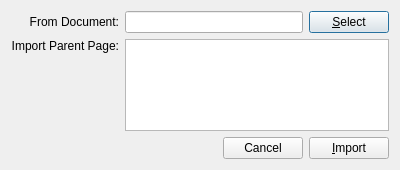
<?xml version="1.0" encoding="UTF-8"?>
<ui version="4.0">
 <class>DialogImportParentPage</class>
 <widget class="QDialog" name="DialogImportParentPage">
  <property name="geometry">
   <rect>
    <x>0</x>
    <y>0</y>
    <width>400</width>
    <height>170</height>
   </rect>
  </property>
  <property name="windowTitle">
   <string>Dialog</string>
  </property>
  <layout class="QGridLayout" name="gridLayout">
   <item row="0" column="2">
    <widget class="QPushButton" name="buttonSelect">
     <property name="text">
      <string>&amp;Select</string>
     </property>
    </widget>
   </item>
   <item row="2" column="0" colspan="2">
    <widget class="QDialogButtonBox" name="buttonBox">
     <property name="orientation">
      <enum>Qt::Horizontal</enum>
     </property>
     <property name="standardButtons">
      <set>QDialogButtonBox::Cancel</set>
     </property>
    </widget>
   </item>
   <item row="2" column="2">
    <widget class="QPushButton" name="buttonImport">
     <property name="text">
      <string>&amp;Import</string>
     </property>
    </widget>
   </item>
   <item row="0" column="1">
    <widget class="QLineEdit" name="textDocument"/>
   </item>
   <item row="0" column="0">
    <widget class="QLabel" name="label">
     <property name="text">
      <string>From Document:</string>
     </property>
     <property name="alignment">
      <set>Qt::AlignRight|Qt::AlignTrailing|Qt::AlignVCenter</set>
     </property>
    </widget>
   </item>
   <item row="1" column="0">
    <widget class="QLabel" name="label_2">
     <property name="text">
      <string>Import Parent Page:</string>
     </property>
     <property name="alignment">
      <set>Qt::AlignRight|Qt::AlignTop|Qt::AlignTrailing</set>
     </property>
    </widget>
   </item>
   <item row="1" column="1" colspan="2">
    <widget class="PageList" name="listParentPage"/>
   </item>
  </layout>
 </widget>
 <customwidgets>
  <customwidget>
   <class>PageList</class>
   <extends>QListWidget</extends>
   <header>pagelist.h</header>
  </customwidget>
 </customwidgets>
 <resources/>
 <connections>
  <connection>
   <sender>buttonImport</sender>
   <signal>pressed()</signal>
   <receiver>DialogImportParentPage</receiver>
   <slot>accept()</slot>
   <hints>
    <hint type="sourcelabel">
     <x>350</x>
     <y>149</y>
    </hint>
    <hint type="destinationlabel">
     <x>157</x>
     <y>274</y>
    </hint>
   </hints>
  </connection>
  <connection>
   <sender>buttonBox</sender>
   <signal>rejected()</signal>
   <receiver>DialogImportParentPage</receiver>
   <slot>reject()</slot>
   <hints>
    <hint type="sourcelabel">
     <x>316</x>
     <y>260</y>
    </hint>
    <hint type="destinationlabel">
     <x>286</x>
     <y>274</y>
    </hint>
   </hints>
  </connection>
 </connections>
</ui>
